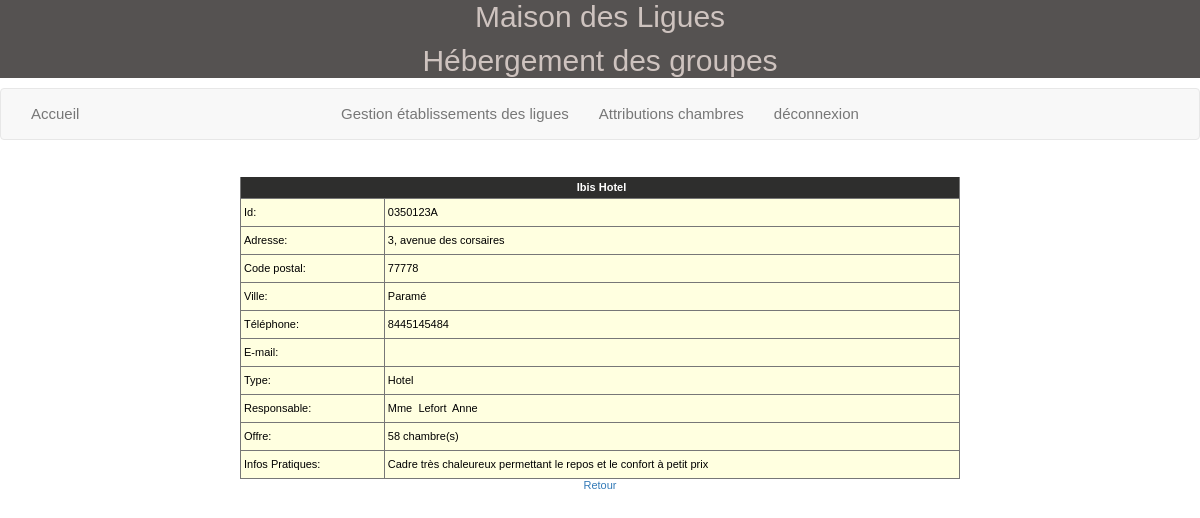
The app's page /detailEtablissement.php?id=0350123A (signed in) with its own data.
### tables this page shows
CREATE TABLE IF NOT EXISTS `etablissement` (
  `id` char(8) NOT NULL,
  `nom` varchar(45) NOT NULL,
  `adresseRue` varchar(45) NOT NULL,
  `codePostal` char(5) NOT NULL,
  `ville` varchar(35) NOT NULL,
  `tel` varchar(13) NOT NULL,
  `adresseElectronique` varchar(70) DEFAULT NULL,
  `type` tinyint(4) NOT NULL,
  `civiliteResponsable` varchar(12) NOT NULL,
  `nomResponsable` varchar(25) NOT NULL,
  `prenomResponsable` varchar(25) DEFAULT NULL,
  `nombreChambresOffertes` int(11) DEFAULT NULL,
  `infosP` varchar(250) NOT NULL,
  PRIMARY KEY (`id`)
);

### _gestionBase.inc.php (called while the page is built, shortened)
<?php
function obtenirDetailEtablissement($connexion, $id)
{
   $req="select * from Etablissement where id='$id'";
   $rsEtab=$connexion->query($req);
   return $rsEtab->fetch(PDO::FETCH_ASSOC);
}
?>

### detailEtablissement.php (the view, shortened to what this page needs)
<?php
include("_debut.inc.php");
include("_gestionBase.inc.php");
$connexion=connect();
if (empty($_SESSION['id']))
{
    header("location:index.php");
}
else
{
$id=$_REQUEST['id'];
$lgEtab=obtenirDetailEtablissement($connexion, $id);
$nom=$lgEtab['nom'];
$adresseRue=$lgEtab['adresseRue'];
$codePostal=$lgEtab['codePostal'];
$ville=$lgEtab['ville'];
$tel=$lgEtab['tel'];
$adresseElectronique=$lgEtab['adresseElectronique'];
$type=$lgEtab['type'];
$civiliteResponsable=$lgEtab['civiliteResponsable'];
$nomResponsable=$lgEtab['nomResponsable'];
$prenomResponsable=$lgEtab['prenomResponsable'];
$nombreChambresOffertes=$lgEtab['nombreChambresOffertes'];
$infosP=$lgEtab['infosP'];
echo "
<table width='60%' cellspacing='0' cellpadding='0' align='center'
class='tabNonQuadrille'>
   <tr class='enTeteTabNonQuad'>
      <td colspan='3'>$nom</td>
   </tr>
   <tr class='ligneTabNonQuad'>
      <td  width='20%'> Id: </td>
      <td>$id</td>
   </tr>
   <tr class='ligneTabNonQuad'>
      <td> Adresse: </td>
      <td>$adresseRue</td>
   </tr>
   <tr class='ligneTabNonQuad'>
      <td> Code postal: </td>
      <td>$codePostal</td>
   </tr>
   <tr class='ligneTabNonQuad'>
      <td> Ville: </td>
      <td>$ville</td>
   </tr>
   <tr class='ligneTabNonQuad'>
      <td> Téléphone: </td>
      <td>$tel</td>
   </tr>
   <tr class='ligneTabNonQuad'>
      <td> E-mail: </td>
      <td>$adresseElectronique</td>
   </tr>
   <tr class='ligneTabNonQuad'>
      <td> Type: </td>";
      if ($type==1)
      {
         echo "<td> Hotel </td>";
      }
      else
      {
         echo "<td> Autre établissement </td>";
      }
   echo "
   </tr>
   <tr class='ligneTabNonQuad'>
      <td> Responsable: </td>
      <td>$civiliteResponsable&nbsp; $nomResponsable&nbsp; $prenomResponsable
      </td>
   </tr>
   <tr class='ligneTabNonQuad'>
      <td> Offre: </td>
      <td>$nombreChambresOffertes&nbsp;chambre(s)</td>
   </tr>
   <tr class='ligneTabNonQuad'>
      <td> Infos Pratiques: </td>
      <td>$infosP</td>
   </tr>
</table>
<table align='center'>
   <tr>
      <td align='center'><a href='listeEtablissements.php'>Retour</a>
      </td>
   </tr>
</table>";
}
?>

### css/cssGeneral.css (style rules this page uses)
.basePage { background-color:#ffffff; color:black; font:15px Arial, Helvetica, sans-serif; }
td,tr { font:11px Arial, Helvetica, sans-serif; }
table.tabNonQuadrille td { border-bottom:1px solid #777777; border-right:1px solid #777777; border-left:1px solid #777777; border-top:1px #777777; padding-left:3px; }
table.tabNonQuadrille { background-color:#FFFFF0; border-bottom:1px solid #777777; border-right:1px solid #777777; border-left:1px solid #777777; border-top:1px #777777; color:black; }
tr.enTeteTabNonQuad td { height:21px; text-align:center; font-weight:bold; border-bottom:1px solid #777777; border-top: :1px solid #777777; background-color: #2e2e2d; color: white; }
tr.ligneTabNonQuad td { background-color:#FFFFE0; height:28px; text-align:left; padding-left:3px; color:black; }

### records on screen
etablissement: nom "Ibis Hotel", adresseRue "3, avenue des corsaires", codePostal "77778", ville "Paramé", tel "8445145484", civiliteResponsable "Mme", nomResponsable "Lefort", prenomResponsable "Anne", nombreChambresOffertes "58", infosP "Cadre très chaleureux permettant le repos et le confort à petit prix"

### other values on screen
$id "0350123A"
